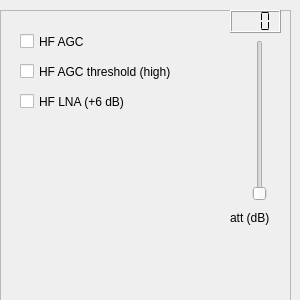
<?xml version="1.0" encoding="UTF-8"?>
<ui version="4.0">
 <class>airspyhfWidget</class>
 <widget class="QWidget" name="airspyhfWidget">
  <property name="geometry">
   <rect>
    <x>0</x>
    <y>0</y>
    <width>300</width>
    <height>300</height>
   </rect>
  </property>
  <property name="windowTitle">
   <string>AIRSPY HF+ control</string>
  </property>
  <widget class="QFrame" name="frame">
   <property name="geometry">
    <rect>
     <x>0</x>
     <y>10</y>
     <width>291</width>
     <height>291</height>
    </rect>
   </property>
   <property name="frameShape">
    <enum>QFrame::StyledPanel</enum>
   </property>
   <property name="frameShadow">
    <enum>QFrame::Raised</enum>
   </property>
   <widget class="QCheckBox" name="hfAgcSelector">
    <property name="geometry">
     <rect>
      <x>20</x>
      <y>20</y>
      <width>111</width>
      <height>23</height>
     </rect>
    </property>
    <property name="text">
     <string>HF AGC</string>
    </property>
   </widget>
   <widget class="QCheckBox" name="hfAgcThresholdSelector">
    <property name="geometry">
     <rect>
      <x>20</x>
      <y>50</y>
      <width>171</width>
      <height>23</height>
     </rect>
    </property>
    <property name="text">
     <string>HF AGC threshold (high)</string>
    </property>
   </widget>
   <widget class="QCheckBox" name="hfLnaSelector">
    <property name="geometry">
     <rect>
      <x>20</x>
      <y>80</y>
      <width>171</width>
      <height>23</height>
     </rect>
    </property>
    <property name="text">
     <string>HF LNA (+6 dB)</string>
    </property>
   </widget>
   <widget class="QSlider" name="hfAttSlider">
    <property name="geometry">
     <rect>
      <x>250</x>
      <y>30</y>
      <width>20</width>
      <height>161</height>
     </rect>
    </property>
    <property name="maximum">
     <number>8</number>
    </property>
    <property name="orientation">
     <enum>Qt::Vertical</enum>
    </property>
   </widget>
   <widget class="QLCDNumber" name="hfAttDisplay">
    <property name="geometry">
     <rect>
      <x>230</x>
      <y>0</y>
      <width>51</width>
      <height>23</height>
     </rect>
    </property>
    <property name="digitCount">
     <number>3</number>
    </property>
    <property name="segmentStyle">
     <enum>QLCDNumber::Flat</enum>
    </property>
   </widget>
   <widget class="QLabel" name="label_att">
    <property name="geometry">
     <rect>
      <x>230</x>
      <y>200</y>
      <width>61</width>
      <height>16</height>
     </rect>
    </property>
    <property name="text">
     <string>att (dB)</string>
    </property>
   </widget>
   <widget class="QLabel" name="serial_number_display">
    <property name="geometry">
     <rect>
      <x>10</x>
      <y>240</y>
      <width>271</width>
      <height>16</height>
     </rect>
    </property>
    <property name="text">
     <string/>
    </property>
   </widget>
   <widget class="QLabel" name="samplerate_display">
    <property name="geometry">
     <rect>
      <x>10</x>
      <y>220</y>
      <width>171</width>
      <height>16</height>
     </rect>
    </property>
    <property name="text">
     <string/>
    </property>
   </widget>
  </widget>
 </widget>
 <resources/>
 <connections/>
</ui>
